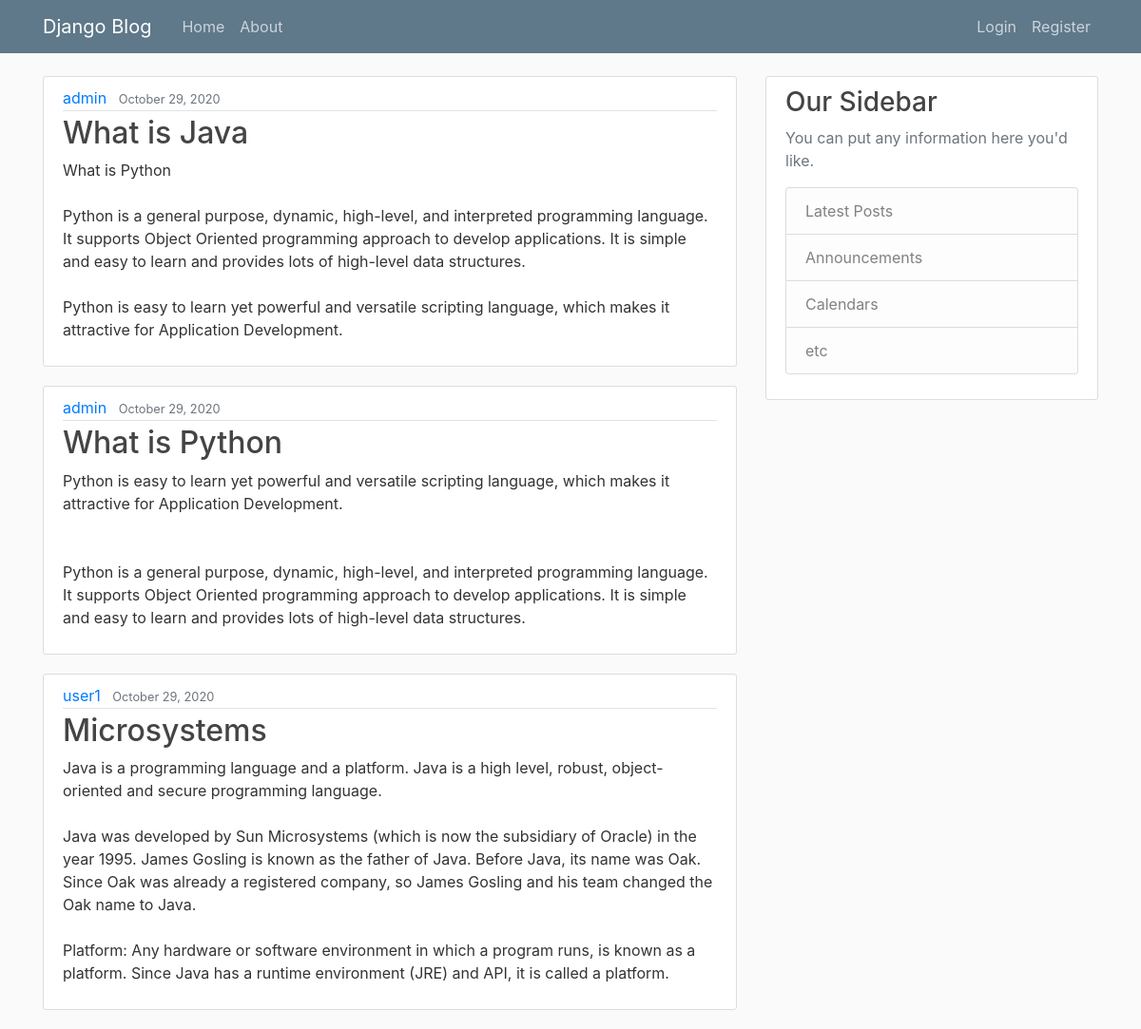
The page / on the database its author committed.
### blog/models.py (models this page shows, shortened)
class Post(models.Model):
    title = models.CharField(max_length=100)
    content = models.TextField()
    date_posted = models.DateTimeField(default=timezone.now)
    author = models.ForeignKey(User, on_delete=models.CASCADE)

### blog/views.py (the view)
# urls.py: path('', views.home, name='blog-home'),
def home(request):
    context = {
        'posts': Post.objects.all()
    }
    return render(request, 'blog/home.html', context)

### blog/templates/blog/home.html
{% extends "blog/base.html" %}
{% block content %}
    {% for post in posts %}
        <article class="media content-section">
          <div class="media-body">
            <div class="article-metadata">
              <a class="mr-2" href="#">{{ post.author }}</a>
              <small class="text-muted">{{ post.date_posted|date:"F d, Y" }}</small>
            </div>
            <h2><a class="article-title" href="#">{{ post.title }}</a></h2>
            <p class="article-content">{{ post.content }}</p>
          </div>
        </article>
    {% endfor %}
{% endblock content %}

### blog/templates/blog/base.html (shortened to what this page needs)
{% load static %}
<!DOCTYPE html>
<html>
<head>
    <link rel="stylesheet" href="https://maxcdn.bootstrapcdn.com/bootstrap/4.0.0/css/bootstrap.min.css">
    <link rel="stylesheet" type="text/css" href="{% static 'blog/main.css' %}">
</head>
<body>
    <header class="site-header">
      <nav class="navbar navbar-expand-md navbar-dark bg-steel fixed-top">
        <div class="container">
          <a class="navbar-brand mr-4" href="{% url 'blog-home' %}">Django Blog</a>
          <div class="collapse navbar-collapse" id="navbarToggle">
            <div class="navbar-nav mr-auto">
              <a class="nav-item nav-link" href="{% url 'blog-home' %}">Home</a>
              <a class="nav-item nav-link" href="{% url 'blog-about' %}">About</a>
            </div>
            <div class="navbar-nav">
              {% if user.is_authenticated %}
                <a class="nav-item nav-link" href="{% url 'profile' %}">Profile</a>
                <a class="nav-item nav-link" href="{% url 'logout' %}">Logout</a>
              {% else %}
                <a class="nav-item nav-link" href="{% url 'login' %}">Login</a>
                <a class="nav-item nav-link" href="{% url 'register' %}">Register</a>
              {% endif %}
            </div>
          </div>
        </div>
      </nav>
    </header>
    <main role="main" class="container">
      <div class="row">
        <div class="col-md-8">
          {% block content %}{% endblock %}
        </div>
        <div class="col-md-4">
          <div class="content-section">
            <h3>Our Sidebar</h3>
            <p class='text-muted'>You can put any information here you'd like.
              <ul class="list-group">
                <li class="list-group-item list-group-item-light">Latest Posts</li>
                <li class="list-group-item list-group-item-light">Announcements</li>
                <li class="list-group-item list-group-item-light">Calendars</li>
                <li class="list-group-item list-group-item-light">etc</li>
              </ul>
            </p>
          </div>
        </div>
      </div>
    </main>
</body>
</html>

### blog/static/blog/main.css (style rules this page uses)
body { background: #fafafa; color: #333333; margin-top: 5rem; }
h1, h2, h3, h4, h5, h6 { color: #444444; }
ul { margin: 0; }
.bg-steel { background-color: #5f788a; }
.site-header .navbar-nav .nav-link { color: #cbd5db; }
.content-section { background: #ffffff; padding: 10px 20px; border: 1px solid #dddddd; border-radius: 3px; margin-bottom: 20px; }
.article-title { color: #444444; }
.article-content { white-space: pre-line; }
.article-metadata { padding-bottom: 1px; margin-bottom: 4px; border-bottom: 1px solid #e3e3e3 }

### rows shown on the page
Post: author "admin", date_posted "October 29, 2020", title "What is Java", content "What is Python Python is a general purpose, dynamic, high-level, and interpreted programming language. It supports Object Oriented programming approach to develop applications. It is simple and easy to learn and provides lots of high-level data structures. Python is easy to learn yet powerful and versatile scripting language, which makes it attractive for Application Development."
Post: author "admin", date_posted "October 29, 2020", title "What is Python", content "Python is easy to learn yet powerful and versatile scripting language, which makes it attractive for Application Development. Python is a general purpose, dynamic, high-level, and interpreted programming language. It supports Object Oriented programming approach to develop applications. It is simple and easy to learn and provides lots of high-level data structures."
Post: author "user1", date_posted "October 29, 2020", title "Microsystems", content "Java is a programming language and a platform. Java is a high level, robust, object-oriented and secure programming language. Java was developed by Sun Microsystems (which is now the subsidiary of Oracle) in the year 1995. James Gosling is known as the father of Java. Before Java, its name was Oak. Since Oak was already a registered company, so James Gosling and his team changed the Oak name to Java. Platform: Any hardware or software environment in which a program runs, is known as a platform. Since Java has a runtime environment (JRE) and API, it is called a platform."
